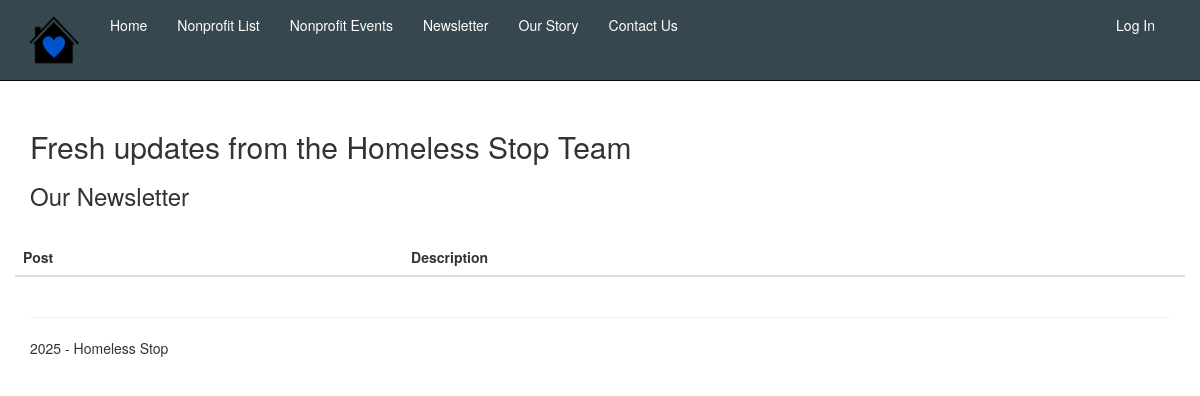
The app's page /blog, older data.
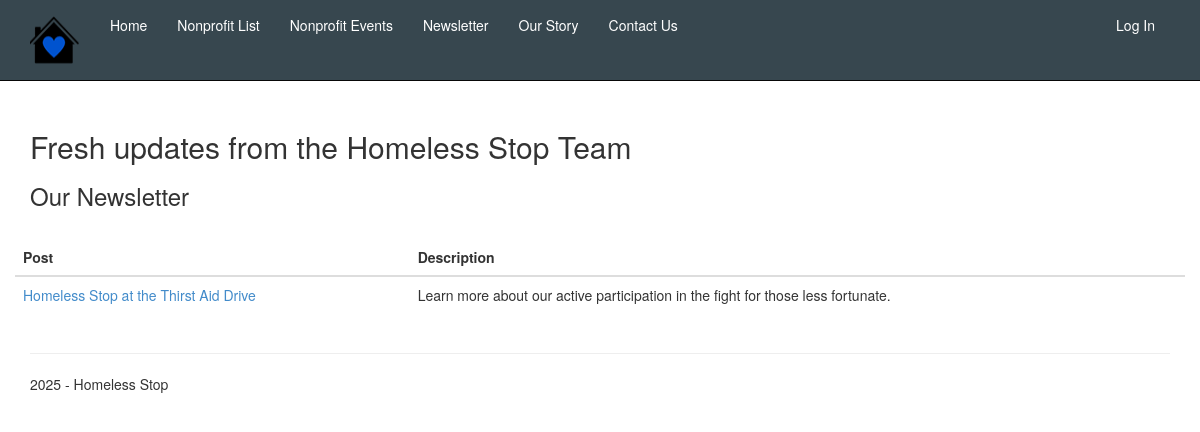
The same page, newer data.
### app/models.py (models this page shows, shortened)
class Post(models.Model):
    name = models.CharField(max_length=100)
    description = models.CharField(max_length=500)
    link = models.CharField(max_length=1000,blank=True)

### app/views.py (the view)
# urls.py: path('blog', views.blog, name='blog'),
def blog(request):
    assert isinstance(request, HttpRequest)
    posts = Post.objects.all()
    return render(
        request,
        'app/blog.html',
        {
            'title':'Fresh updates from the Homeless Stop Team',
            'message':'Our application description page.',
            'year':datetime.now().year,
            'posts': posts,
        }
    )

### app/templates/app/blog.html
{% extends "app/layout.html" %}
{% load static %}
{% block content %}
<h2>{{ title }}</h2>
<h3>Our Newsletter</h3>
<br />
<div class="container-fluid">
    <div class="row">
        <table id="eventTable" class="table" style="width: 100%;">
            <thead>
                <tr>
                    <th> Post </th>
                    <th> Description</th>
                </tr>
            </thead>
            <tbody>
                {% for post in posts %}
                <tr>
                    <td class="col-1">
                        <a href="{{ post.link}}"> {{ post.name }} </a>
                    </td>
                    <td class="col-1">
                        {{ post.description }}
                    </td>
                    {% endfor %}
            </tbody>
        </table>
    </div>
    {% endblock %}

Row changes from the older to the newer data that the page shows:
added Post: name "Homeless Stop at the Thirst Aid Drive", description "Learn more about our active participation in the fight for those less fortunate."
